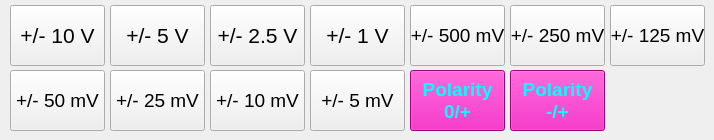
        <widget class="QWidget" name="tab_18">
         <attribute name="title">
          <string>CHANNEL 3</string>
         </attribute>
         <widget class="QPushButton" name="pushButton_set_gain_extensometer_0">
          <property name="geometry">
           <rect>
            <x>10</x>
            <y>5</y>
            <width>95</width>
            <height>61</height>
           </rect>
          </property>
          <property name="font">
           <font>
            <pointsize>16</pointsize>
           </font>
          </property>
          <property name="text">
           <string notr="true">+/- 10 V</string>
          </property>
         </widget>
         <widget class="QPushButton" name="pushButton_set_gain_extensometer_1">
          <property name="geometry">
           <rect>
            <x>110</x>
            <y>5</y>
            <width>95</width>
            <height>61</height>
           </rect>
          </property>
          <property name="font">
           <font>
            <pointsize>16</pointsize>
           </font>
          </property>
          <property name="text">
           <string notr="true">+/- 5 V</string>
          </property>
         </widget>
         <widget class="QPushButton" name="pushButton_set_gain_extensometer_2">
          <property name="geometry">
           <rect>
            <x>210</x>
            <y>5</y>
            <width>95</width>
            <height>61</height>
           </rect>
          </property>
          <property name="font">
           <font>
            <pointsize>16</pointsize>
           </font>
          </property>
          <property name="text">
           <string notr="true">+/- 2.5 V</string>
          </property>
         </widget>
         <widget class="QPushButton" name="pushButton_set_gain_extensometer_3">
          <property name="geometry">
           <rect>
            <x>310</x>
            <y>5</y>
            <width>95</width>
            <height>61</height>
           </rect>
          </property>
          <property name="font">
           <font>
            <pointsize>16</pointsize>
           </font>
          </property>
          <property name="text">
           <string notr="true">+/- 1 V</string>
          </property>
         </widget>
         <widget class="QPushButton" name="pushButton_set_gain_extensometer_4">
          <property name="geometry">
           <rect>
            <x>410</x>
            <y>5</y>
            <width>95</width>
            <height>61</height>
           </rect>
          </property>
          <property name="font">
           <font>
            <pointsize>14</pointsize>
           </font>
          </property>
          <property name="text">
           <string notr="true">+/- 500 mV</string>
          </property>
         </widget>
         <widget class="QPushButton" name="pushButton_set_gain_extensometer_5">
          <property name="geometry">
           <rect>
            <x>510</x>
            <y>5</y>
            <width>95</width>
            <height>61</height>
           </rect>
          </property>
          <property name="font">
           <font>
            <pointsize>14</pointsize>
           </font>
          </property>
          <property name="text">
           <string notr="true">+/- 250 mV</string>
          </property>
         </widget>
         <widget class="QPushButton" name="pushButton_set_gain_extensometer_6">
          <property name="geometry">
           <rect>
            <x>610</x>
            <y>5</y>
            <width>95</width>
            <height>61</height>
           </rect>
          </property>
          <property name="font">
           <font>
            <pointsize>14</pointsize>
           </font>
          </property>
          <property name="text">
           <string notr="true">+/- 125 mV</string>
          </property>
         </widget>
         <widget class="QPushButton" name="pushButton_set_gain_extensometer_7">
          <property name="geometry">
           <rect>
            <x>10</x>
            <y>70</y>
            <width>95</width>
            <height>61</height>
           </rect>
          </property>
          <property name="font">
           <font>
            <pointsize>14</pointsize>
           </font>
          </property>
          <property name="text">
           <string notr="true">+/- 50 mV</string>
          </property>
         </widget>
         <widget class="QPushButton" name="pushButton_set_gain_extensometer_8">
          <property name="geometry">
           <rect>
            <x>110</x>
            <y>70</y>
            <width>95</width>
            <height>61</height>
           </rect>
          </property>
          <property name="font">
           <font>
            <pointsize>14</pointsize>
           </font>
          </property>
          <property name="text">
           <string notr="true">+/- 25 mV</string>
          </property>
         </widget>
         <widget class="QPushButton" name="pushButton_set_gain_extensometer_9">
          <property name="geometry">
           <rect>
            <x>210</x>
            <y>70</y>
            <width>95</width>
            <height>61</height>
           </rect>
          </property>
          <property name="font">
           <font>
            <pointsize>14</pointsize>
           </font>
          </property>
          <property name="text">
           <string notr="true">+/- 10 mV</string>
          </property>
         </widget>
         <widget class="QPushButton" name="pushButton_set_gain_extensometer_10">
          <property name="geometry">
           <rect>
            <x>310</x>
            <y>70</y>
            <width>95</width>
            <height>61</height>
           </rect>
          </property>
          <property name="font">
           <font>
            <pointsize>14</pointsize>
           </font>
          </property>
          <property name="text">
           <string notr="true">+/- 5 mV</string>
          </property>
         </widget>
         <widget class="QPushButton" name="pushButton_set_polarity_extensometer_unipolar">
          <property name="geometry">
           <rect>
            <x>410</x>
            <y>70</y>
            <width>95</width>
            <height>61</height>
           </rect>
          </property>
          <property name="font">
           <font>
            <pointsize>14</pointsize>
            <weight>75</weight>
            <bold>true</bold>
           </font>
          </property>
          <property name="styleSheet">
           <string notr="true">color: rgb(0, 255, 255);
background-color: rgb(221, 0, 166);</string>
          </property>
          <property name="text">
           <string notr="true">Polarity
0/+</string>
          </property>
         </widget>
         <widget class="QPushButton" name="pushButton_set_polarity_extensometer_bipolar">
          <property name="geometry">
           <rect>
            <x>510</x>
            <y>70</y>
            <width>95</width>
            <height>61</height>
           </rect>
          </property>
          <property name="font">
           <font>
            <pointsize>14</pointsize>
            <weight>75</weight>
            <bold>true</bold>
           </font>
          </property>
          <property name="styleSheet">
           <string notr="true">color: rgb(0, 255, 255);
background-color: rgb(221, 0, 166);</string>
          </property>
          <property name="text">
           <string notr="true">Polarity
-/+</string>
          </property>
         </widget>
        </widget>
